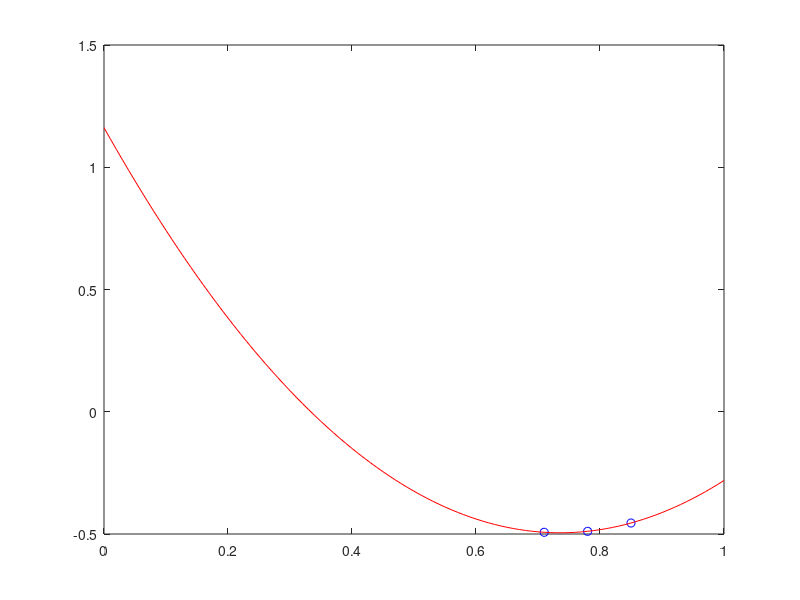

Source code (MATLAB): (Note: this script raises an error after producing the figure.)
clear all;
clc;

x = [0.85 0.78 0.71];
y = [-0.455 -0.489 -0.493];
n = length(x);
sigmax = zeros(4,1);
sigmax2y = 0;

for k = 1:4
    for i = 1:n
        sigmax(k) = sigmax(k) + x(i)^k;
    end
end

for i = 1:n
    sigmax2y = sigmax2y + x(i)^2 * y(i);
end

A = [sigmax(4) sigmax(3) sigmax(2)
     sigmax(3) sigmax(2) sigmax(1)
     sigmax(2) sigmax(1) n];

b = [sigmax2y ; dot(x,y) ; sum(y)];

c = A\b;

x0 = 0:0.01:1;
n0 = length(x0);
y0 = zeros(n0,1);
for j = 1:n0
    y0(j) = c(1)*x0(j)^2 + c(2)*x0(j) + c(3);
end

plot(x,y,'bo');
hold on;
plot(x0,y0,'r');
ax = gca;
ax.XAxisLocation = 'origin';
title('ln(\gamma_{A}/\gamma_{B}) vs mole fraction');
xlabel('x_{A}');
ylabel('ln(\gamma_{A}/\gamma_{B})');
legend('Data points','Best fit polynomial');

area = c(1)/3 + c(2)/2 + c(3);